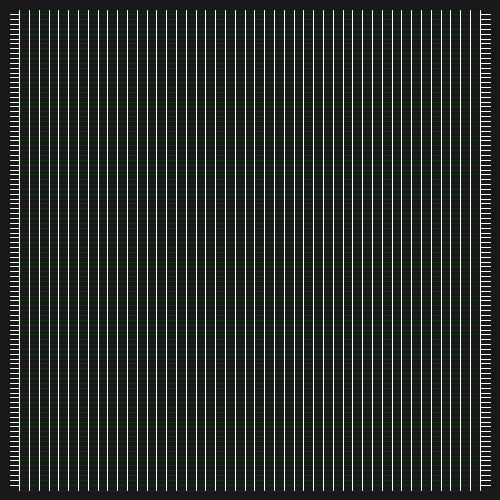
Frame 1 (no input)
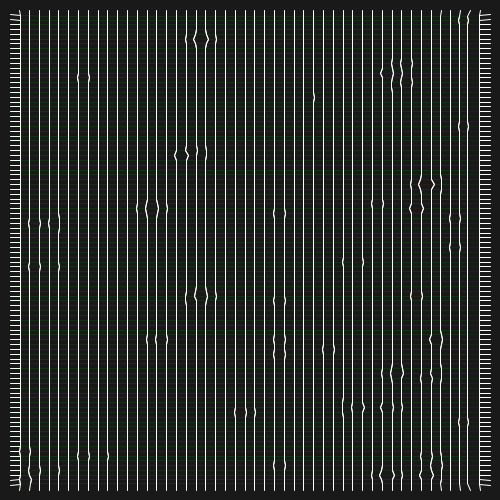
Frame 60 (the mouse pressed at the canvas centre just before this capture)
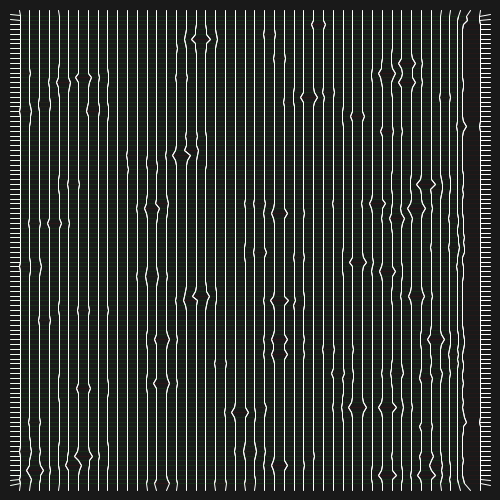
Frame 120 (the mouse held since frame 60 and released just before this capture)

The Processing sketch that drew these frames (run headless with seeded random() and noise(); from frame 60 on, the mouse is pressed at the canvas centre):

// Processing sketch: iris_spring
// ── iris_spring.pde



int nLine = 50;
int nSegm = 100;

void setup(){
  size(500, 500);
  colorMode(RGB, 1);
  squareDisposition(10,10,480,480);
}

void draw(){
  background(0.1);
  
  stroke(1);
  for( int k=0; k<spring.length; ++k){
    Spring s = spring[k];
    s.computeForce();
    if (s.breakable==true){
      float t = constrain(s.k, 0, 1);
      stroke(1-t,t,0,0.05);
    }else{
      stroke(1);
    }
    PVector p0 = position[s.i0];
    PVector p1 = position[s.i1];
    line(p0.x, p0.y, p1.x, p1.y);
  }
  
    for( int k=0; k<spring.length; ++k){
    spring[k].applyForce();
    }
    for( int k=0; k<spring.length; ++k){
    spring[k].breakConnections();
    }
  
//  noStroke();
//  for( int k=0; k<position.length; ++k){
//    PVector p = position[k];
//    ellipse(p.x, p.y,3,3);
//  }
  
}


PVector[] position;
boolean[] is_dynamic;
Spring[] spring;
void squareDisposition(float x, float y, float w, float h){
  position = new PVector[nLine*nSegm];
  for ( int i=0; i<nLine; ++i ){
    for ( int j=0; j<nSegm; ++j ){
      position[ i*nSegm + j ] = new PVector( x + w*i/(nLine-1), y + h*j/(nSegm-1) );
    } 
  }
  
  is_dynamic = new boolean[nLine*nSegm];
  spring = new Spring[4*(nLine-2)*(nSegm-2)];
  int k = 0;
  for ( int i=1; i<nLine-1; ++i ){
    for ( int j=1; j<nSegm-1; ++j ){
      is_dynamic[i*nSegm + j] = true;
      
      spring[k++] = new Spring(i*nSegm + j, i*nSegm + j-1, 1, 10, false);
      spring[k++] = new Spring(i*nSegm + j, i*nSegm + j+1, 1, 10, false);
      spring[k++] = (i==1)?
                    new Spring(i*nSegm + j, (i-1)*nSegm + j, w/(nLine), 100, false):
                    new Spring(i*nSegm + j, (i-1)*nSegm + j, 1, 10, true);       
      spring[k++] = (i==nLine-2)?
                    new Spring(i*nSegm + j, (i+1)*nSegm + j, w/(nLine), 100, false):
                    new Spring(i*nSegm + j, (i-1)*nSegm + j, 1, 10, true);
    }
  }
}

float delta = 0.001;
class Spring{
  int i0;
  int i1;
  float rest_length = 1.0;
  float k = 1.0;
  boolean breakable = false;
  float initial_length;
  
  PVector f = new PVector();
  
  
  Spring( int i0,  int i1, float rest_length, float k, boolean breakable ){
    this.i0 = i0;
    this.i1 = i1;
    this.rest_length = rest_length;
    this.k = k;
    this.breakable = breakable;
    
    initial_length = PVector.sub(position[i1],position[i0]).mag();
  }
  
  
  void computeForce(){
    f = PVector.sub(position[i1],position[i0]);
    float elongate = ( f.mag() - rest_length );   
    
    f.setMag( elongate * k * delta );
  }

  void applyForce(){
    if (is_dynamic[i0]) position[i0].add(f);
    if (is_dynamic[i1]) position[i1].sub(f);
  }
  
  
  void breakConnections(){
    float elongate = ( PVector.sub(position[i1],position[i0]).mag() - rest_length );   
    
   if( breakable && ( random(1) > 0.9999 || random(0.9*elongate/initial_length) > 1) ) k=0.0;
    //if( breakable && ( random(1) > 0.999 ) ) k=0.0;
    if ( k<0.00001 ) return; 
  }
}
